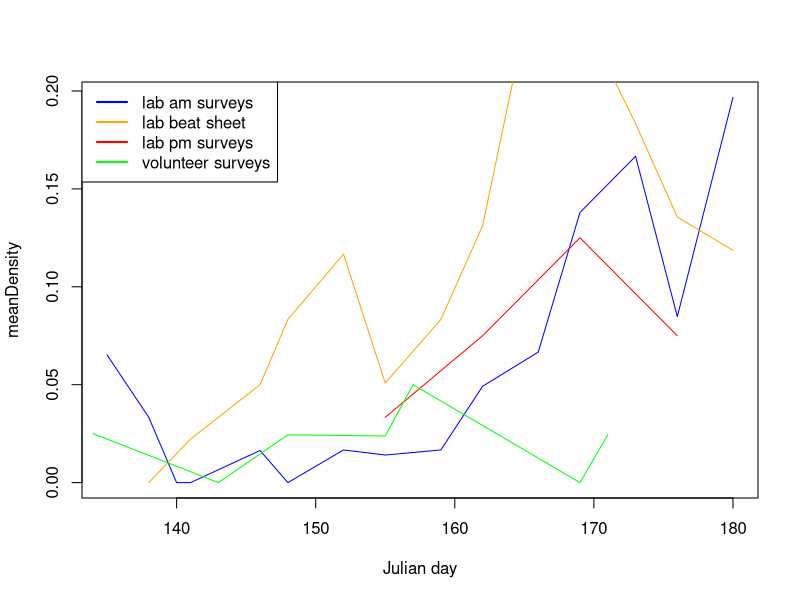
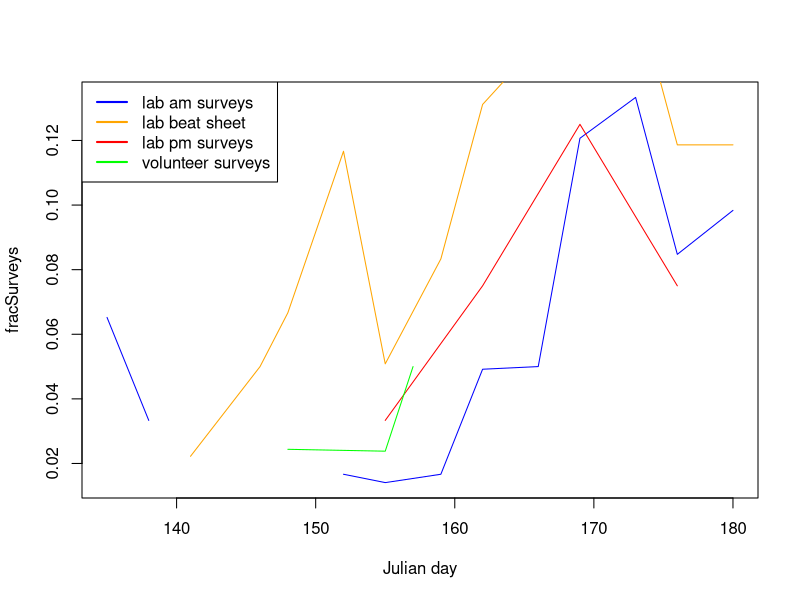
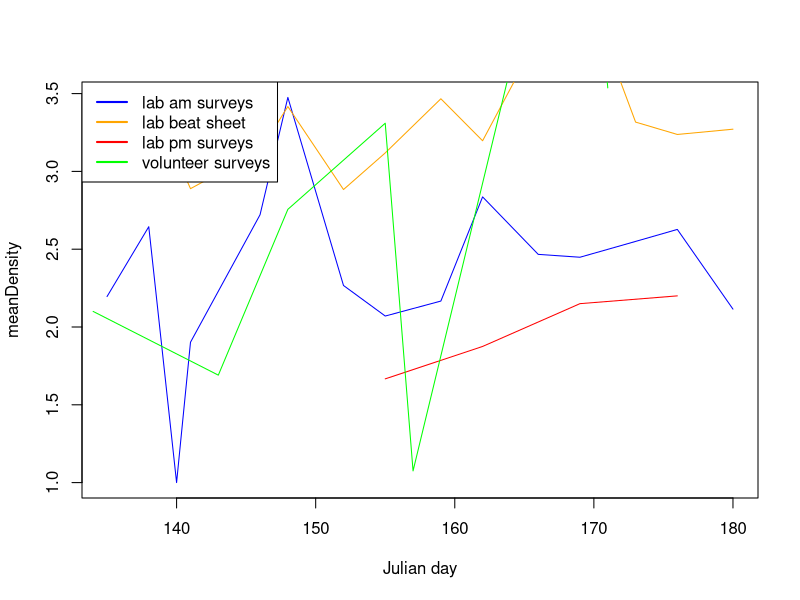
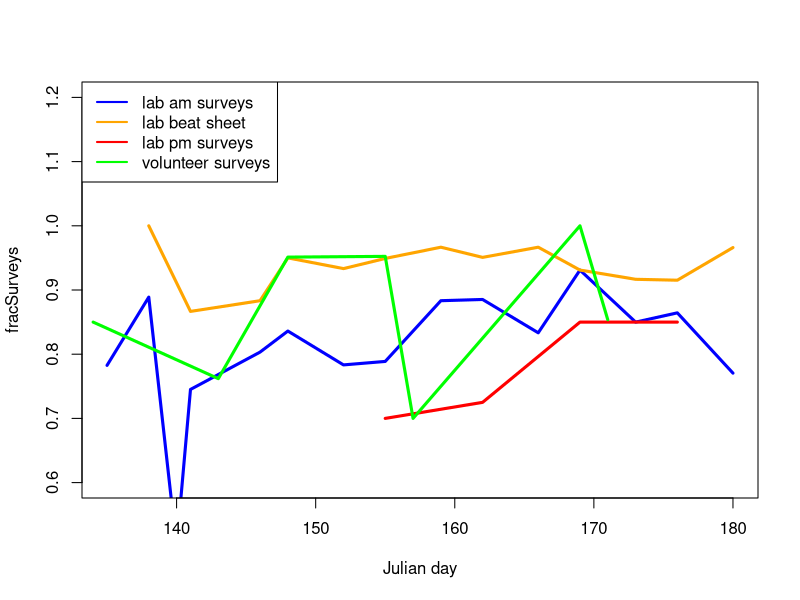
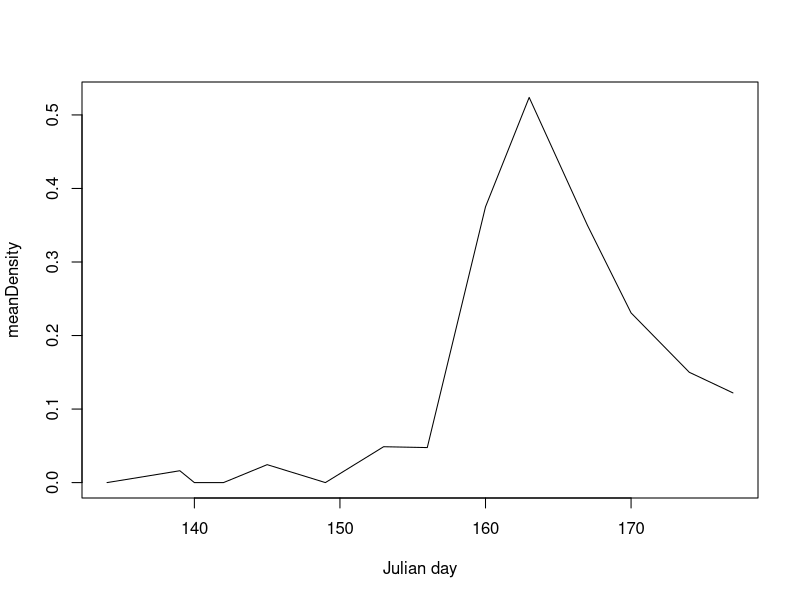

Here is the R script that generated these plots, in order:
################################################
# Script for conducting basic analyses based on 
# Caterpillars Count! data exported from the
# phpMyAdmin project site.

# Data include:
#
# tbl_surveys: date, site, time, and temperature of all survey events
#
# tbl_orders: arthropod observed, their length, and count associated with
#             each survey event

# Load required libraries
library(plyr)
library(dplyr)
library(lubridate)
library(stringr)

# Read in data
surveys = read.csv('data/tbl_surveys.csv', header=F)
orders = read.csv('data/tbl_orders.csv', header=F)

names(surveys) = c('surveyID', 'site', 'userID', 'circle', 'survey', 'dateStart',
                   'dateSubmit', 'tempMin', 'tempMax', 'notes', 'plantSp',
                   'herbivory', 'photo', 'isValid')
names(orders) = c('recordID', 'surveyID', 'arthropod', 'length', 'notes',
                  'count', 'photo', 'time', 'isValid')

# Convert 'survey' field to character from factor
surveys$survey = as.character(surveys$survey)


# Merge orders and surveys table
orders2 = merge(surveys, orders, by = 'surveyID', all.x = T)

orders2$date = as.POSIXlt(word(orders2$dateStart, 1, sep = " "), format = "%m/%d/%Y")
orders2$julianday = yday(orders2$date)

orders3 = orders2[, c('surveyID', 'userID','site', 'survey', 'circle', 'date','julianday',
                      'plantSp','herbivory','arthropod','length',
                      'count','notes.y','notes.x')]

# Add column with arthopod order code
arthcodes = read.csv('arth_codes.csv', header=T)
arthcodes1 = arthcodes[, c('ArthCode', 'DataName')]
names(arthcodes1) = c('arthCode', 'arthropod')
orders4 <- merge(orders3, arthcodes1, all.x = TRUE, sort = FALSE)
orders4 <- orders4[, c('surveyID', 'userID','site', 'survey', 'circle', 'date','julianday',
                        'plantSp','herbivory','arthropod','arthCode','length',
                        'count','notes.y','notes.x')]
orders4 <- orders4[order(orders4$date),]

# Add a column indicating if the leaves were wet
orders4$wetLeaves = c()
tempwet <- sort(c(grep("wet leaves", orders4$notes.x), grep("Wet leaves", orders4$notes.x), 
      grep("very dewy", orders4$notes.x), grep("Wet Leaves", orders4$notes.x)))
orders4$wetLeaves = rep('no', nrow(orders4))
orders4$wetLeaves[tempwet] = 'yes'

#tempwet$wetLeaves = 'yes'
#tempwet1 <- tempwet[, c('surveyID', 'wetLeaves')]
#orders5 <- merge(orders4, tempwet1, by = 'wetLeaves', all.x = T)
#orders5$wetLeaves[is.na(orders5$wetLeaves)] = 'no'


# temp fix of date class
orders4$date = as.character(orders4$date)

# add a year column
tempdate <- substring(orders4$date, 1, 4)
orders4$year = tempdate

# List of unique survey events
events = unique(orders4[, c("surveyID", "userID", "date", "year", "julianday", "site", "circle", "survey")])


# Function for checking survey events for a given site and year

surveyCount = function(events, site, year) {
  subevents = subset(events, site == site & year == year)
  #Count number of survey locations per date
  survcount1 = data.frame(table(subevents$date))
  names(survcount1) = c('date', 'numSurveys')                        
  survcount2 = data.frame(table(subevents[, c('date', 'circle', 'survey')]))
  zerocounts = survcount2[survcount2$Freq == 0,]
  zerocounts = zerocounts[order(zerocounts$date, zerocounts$circle, zerocounts$survey),]
  multicounts = survcount2[survcount2$Freq > 1,]
  multicounts = multicounts[order(multicounts$date, multicounts$circle, multicounts$survey),]
}





# Calculate mean density per survey

meanDensityByDay = function(surveyData,            # merged dataframe of surveys and orders tables
                       ordersToInclude = 'All',       # which arthropod orders to calculate density for (codes)
                       byTreeSpecies = FALSE, # do we want to calculate densities separately for each tree?
                       minLength = 0,         # minimum arthropod size to include
                       inputYear,
                       inputSite, 
                       plot = F,
                       plotVar = 'meanDensity', # 'meanDensity' or 'fracSurveys'
                       new = T,
                       color = 'black',
                       ...)                  
  
  {
  dataYearSite = surveyData[surveyData$year == inputYear & surveyData$site == inputSite, ]
  effortByDay = data.frame(table(unique(dataYearSite[, c('surveyID', 'julianday')])$julianday))
  names(effortByDay) = c('julianday', 'numSurveys')
  
  if(ordersToInclude=='All') {
    ordersToInclude = unique(surveyData$arthCode)
  }
  
  temp = filter(surveyData,
                surveyData$year == inputYear & 
                surveyData$site == inputSite &
                length >= minLength & 
                arthCode %in% ordersToInclude)
  
  
  if (byTreeSpecies) {
    temp2 = ddply(temp, .(site, julianday, year, plantSp), summarize, 
                  totalCount = sum(count))
    
  } else {
    temp2 = ddply(temp, .(site, julianday, year), summarize, 
                  totalCount = sum(count), numSurveysGTzero = length(unique(surveyID[count > 0])))
  }
  
  temp3 = merge(effortByDay, temp2[, c('julianday', 'totalCount', 'numSurveysGTzero')], 
                by = 'julianday', all = T)
  temp3$totalCount[is.na(temp3$totalCount)] = 0
  temp3$meanDensity = temp3$totalCount/temp3$numSurveys
  temp3$fracSurveys = temp3$numSurveysGTzero / temp3$numSurveys
  temp3$julianday = as.numeric(as.character(temp3$julianday))
  if (plot & new) {
    plot(temp3$julianday, temp3[, plotVar], type = 'l', 
         col = color, xlab = "Julian day", ylab = plotVar, ...)
  } else if (plot & new==F) {
    points(temp3$julianday, temp3[, plotVar], type = 'l', col = color, ...)
  }
  return(temp3)
}





# Create different subsets of data for beat sheets vs visual surveys, 
# morning versus afternoon, etc. Also, try to pull out the number of leaves
# for the BEAT SHEETs.


# Separating the data:

# For the word function:
library(stringr)

# All visual surveys
visualsurvey = orders4[!grepl("BEAT SHEET", orders4$notes.x),]

# Botanical Garden visual surveys
visualsurveybg = visualsurvey[visualsurvey$site == 8892356,]

# Prairie Ridge visual surveys
visualsurveypr = visualsurvey[visualsurvey$site == 117,]


# For separating the Prairie Ridge data:

# Our visual surveys ONLY, not including repeat surveys
# Checked data and "REPEAT SURVEY" only format used so far to indicate
tempvis = visualsurveypr[!grepl("REPEAT SURVEY", visualsurveypr$notes.x),]
labsurvey = tempvis[tempvis$userID %in% c(69, 130, 131, 132), ]

# Our repeat surveys ONLY
repsurvey = visualsurveypr[grep("REPEAT SURVEY", visualsurveypr$notes.x),]

# Volunteer surveys
volsurvey = visualsurveypr[visualsurveypr$userID == 129,]

# Beat sheets and isolating # leaves into a new column
beatsheet = orders4[grep("BEAT SHEET", orders4$notes.x),]
leavesNumTemp <- word(beatsheet$notes.x, -1, sep = "= ")
leavesNumTemp1 <- word(leavesNumTemp, -1, sep = "BEAT SHEET; Leaves  ")
leavesNumTemp2 <- word(leavesNumTemp1, -1, sep = "BEAT SHEET; Leaves=")
leavesNumTemp3 <- word(leavesNumTemp2, 1, sep = ";")
leavesNumTemp4 <- word(leavesNumTemp3, 1, sep = ",")
leavesNumTemp5 <- gsub(" ", "", leavesNumTemp4)
leavesNumTemp6 <- gsub("\n", "", leavesNumTemp5)
leavesNumTemp7 <- gsub("Unknown", "unknown", leavesNumTemp6)
beatsheet$leavesNum <- as.numeric(leavesNumTemp7)


# Pulling out # Leaves, use strsplit(orders4$notes.x, "BEAT SHEET; Leaves = ")
# splitbeat <- strsplit(as.character(beatsheet$notes.x), split = "BEAT SHEET; Leaves = ")
# beatsheet$leavesBeatTemp = splitbeat


# Plotting and calculations

# Prairie Ridge
# temporarily going to take out julian day 170, not a PR day and only one caterpillar seen on one survey

labsurvey1 <- labsurvey[labsurvey$julianday != 170, ]
twoorders <- c('LEPL', 'ORTH')

# Plot our morning surveys, our beat sheet surveys, our repeat surveys, and the volunteer surveys all on one graph

# Caterpillars only, mean density
PRam = meanDensityByDay(labsurvey1, "LEPL", inputYear = 2015, inputSite = 117, plot = T, plotVar = 'meanDensity', new = T, color = 'blue')
PRbs = meanDensityByDay(beatsheet, "LEPL", inputYear = 2015, inputSite = 117, plot = T, plotVar = 'meanDensity', new = F, color = 'orange')
PRpm = meanDensityByDay(repsurvey, "LEPL", inputYear = 2015, inputSite = 117, plot = T, plotVar = 'meanDensity', new = F, color = 'red')
PRvol = meanDensityByDay(volsurvey, "LEPL", inputYear = 2015, inputSite = 117, plot = T, plotVar = 'meanDensity', new = F, color = 'green')
legend("topleft", c('lab am surveys', 'lab beat sheet', 'lab pm surveys', 'volunteer surveys'),lwd = 2, lty = 'solid', 
       col = c('blue', 'orange', 'red', 'green'))

# Caterpillars only, fraction of surveys with at least one caterpillar
PRam = meanDensityByDay(labsurvey1, "LEPL", inputYear = 2015, inputSite = 117, plot = T, plotVar = 'fracSurveys', new = T, color = 'blue')
PRbs = meanDensityByDay(beatsheet, "LEPL", inputYear = 2015, inputSite = 117, plot = T, plotVar = 'fracSurveys', new = F, color = 'orange')
PRpm = meanDensityByDay(repsurvey, "LEPL", inputYear = 2015, inputSite = 117, plot = T, plotVar = 'fracSurveys', new = F, color = 'red')
PRvol = meanDensityByDay(volsurvey, "LEPL", inputYear = 2015, inputSite = 117, plot = T, plotVar = 'fracSurveys', new = F, color = 'green')
legend("topleft", c('lab am surveys', 'lab beat sheet', 'lab pm surveys', 'volunteer surveys'),lwd = 2, lty = 'solid', 
       col = c('blue', 'orange', 'red', 'green'))

# All orders, mean density
PRam = meanDensityByDay(labsurvey1, "All", inputYear = 2015, inputSite = 117, plot = T, plotVar = 'meanDensity', new = T, color = 'blue')
PRbs = meanDensityByDay(beatsheet, "All", inputYear = 2015, inputSite = 117, plot = T, plotVar = 'meanDensity', new = F, color = 'orange')
PRpm = meanDensityByDay(repsurvey, "All", inputYear = 2015, inputSite = 117, plot = T, plotVar = 'meanDensity', new = F, color = 'red')
PRvol = meanDensityByDay(volsurvey, "All", inputYear = 2015, inputSite = 117, plot = T, plotVar = 'meanDensity', new = F, color = 'green')
legend("topleft", c('lab am surveys', 'lab beat sheet', 'lab pm surveys', 'volunteer surveys'),lwd = 2, lty = 'solid', 
       col = c('blue', 'orange', 'red', 'green'))

# All orders, fraction of surveys with at least one arthropod
PRam = meanDensityByDay(labsurvey1, "All", inputYear = 2015, inputSite = 117, plot = T, plotVar = 'fracSurveys', 
                        new = T, color = 'blue', ylim = c(0.6, 1.2), lwd = 3)
PRbs = meanDensityByDay(beatsheet, "All", inputYear = 2015, inputSite = 117, plot = T, plotVar = 'fracSurveys', 
                        new = F, color = 'orange', lwd = 3)
PRpm = meanDensityByDay(repsurvey, "All", inputYear = 2015, inputSite = 117, plot = T, plotVar = 'fracSurveys', 
                        new = F, color = 'red', lwd = 3)
PRvol = meanDensityByDay(volsurvey, "All", inputYear = 2015, inputSite = 117, plot = T, plotVar = 'fracSurveys', 
                        new = F, color = 'green', lwd = 3)
legend("topleft", c('lab am surveys', 'lab beat sheet', 'lab pm surveys', 'volunteer surveys'),lwd = 2, lty = 'solid', 
       col = c('blue', 'orange', 'red', 'green'))




# Merge each of the subsets above together
PRall1 = merge(PRam[,c('julianday','meanDensity')], PRbs[, c('julianday','meanDensity')], by='julianday', all = T)
names(PRall1) = c('julianday','density_am','density_bs')
PRall2 = merge(PRall1, PRpm[,c('julianday','meanDensity')], by = 'julianday', all = T)
names(PRall2)[4] = 'density_pm'
PRall = merge(PRall2, PRvol[,c('julianday','meanDensity')], by = 'julianday', all = T)
names(PRall)[5] = 'density_vol'


# Botanical Garden
BG = meanDensityByDay(visualsurveybg, 'LEPL', inputYear = '2015', inputSite = 8892356,
                      plot = T, new = T, color = 'black') 




